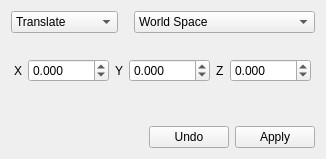
<?xml version="1.0" encoding="UTF-8"?>
<ui version="4.0">
 <class>DeltaTransformDlg</class>
 <widget class="QDialog" name="DeltaTransformDlg">
  <property name="geometry">
   <rect>
    <x>0</x>
    <y>0</y>
    <width>326</width>
    <height>159</height>
   </rect>
  </property>
  <property name="minimumSize">
   <size>
    <width>0</width>
    <height>0</height>
   </size>
  </property>
  <property name="maximumSize">
   <size>
    <width>1000</width>
    <height>1000</height>
   </size>
  </property>
  <property name="windowTitle">
   <string>Delta Transform</string>
  </property>
  <property name="windowIcon">
   <iconset resource="../../../../Tools/Libs/GuiFoundation/QtResources/resources.qrc">
    <normaloff>:/GuiFoundation/PL-logo.svg</normaloff>:/GuiFoundation/PL-logo.svg</iconset>
  </property>
  <layout class="QVBoxLayout" name="verticalLayout">
   <item>
    <layout class="QHBoxLayout" name="horizontalLayout_3">
     <item>
      <widget class="QComboBox" name="ComboMode">
       <item>
        <property name="text">
         <string>Translate</string>
        </property>
       </item>
       <item>
        <property name="text">
         <string>Rotate X</string>
        </property>
       </item>
       <item>
        <property name="text">
         <string>Rotate Y</string>
        </property>
       </item>
       <item>
        <property name="text">
         <string>Rotate Z</string>
        </property>
       </item>
       <item>
        <property name="text">
         <string>Scale</string>
        </property>
       </item>
       <item>
        <property name="text">
         <string>Uniform Scale</string>
        </property>
       </item>
      </widget>
     </item>
     <item>
      <spacer name="horizontalSpacer_2">
       <property name="orientation">
        <enum>Qt::Horizontal</enum>
       </property>
       <property name="sizeType">
        <enum>QSizePolicy::Expanding</enum>
       </property>
       <property name="sizeHint" stdset="0">
        <size>
         <width>40</width>
         <height>20</height>
        </size>
       </property>
      </spacer>
     </item>
     <item>
      <widget class="QComboBox" name="ComboSpace">
       <item>
        <property name="text">
         <string>World Space</string>
        </property>
       </item>
       <item>
        <property name="text">
         <string>Local Space - Last Selected</string>
        </property>
       </item>
       <item>
        <property name="text">
         <string>Local Space - Each Item</string>
        </property>
       </item>
      </widget>
     </item>
    </layout>
   </item>
   <item>
    <spacer name="verticalSpacer_2">
     <property name="orientation">
      <enum>Qt::Vertical</enum>
     </property>
     <property name="sizeType">
      <enum>QSizePolicy::Fixed</enum>
     </property>
     <property name="sizeHint" stdset="0">
      <size>
       <width>20</width>
       <height>20</height>
      </size>
     </property>
    </spacer>
   </item>
   <item>
    <layout class="QHBoxLayout" name="horizontalLayout_2">
     <item>
      <spacer name="horizontalSpacer_4">
       <property name="orientation">
        <enum>Qt::Horizontal</enum>
       </property>
       <property name="sizeHint" stdset="0">
        <size>
         <width>40</width>
         <height>20</height>
        </size>
       </property>
      </spacer>
     </item>
     <item>
      <widget class="QLabel" name="Label1">
       <property name="text">
        <string>X</string>
       </property>
      </widget>
     </item>
     <item>
      <widget class="QDoubleSpinBox" name="Value1">
       <property name="decimals">
        <number>3</number>
       </property>
       <property name="minimum">
        <double>-1000.000000000000000</double>
       </property>
       <property name="maximum">
        <double>1000.000000000000000</double>
       </property>
       <property name="singleStep">
        <double>1.000000000000000</double>
       </property>
      </widget>
     </item>
     <item>
      <widget class="QLabel" name="Label2">
       <property name="text">
        <string>Y</string>
       </property>
      </widget>
     </item>
     <item>
      <widget class="QDoubleSpinBox" name="Value2">
       <property name="decimals">
        <number>3</number>
       </property>
       <property name="minimum">
        <double>-1000.000000000000000</double>
       </property>
       <property name="maximum">
        <double>1000.000000000000000</double>
       </property>
      </widget>
     </item>
     <item>
      <widget class="QLabel" name="Label3">
       <property name="text">
        <string>Z</string>
       </property>
      </widget>
     </item>
     <item>
      <widget class="QDoubleSpinBox" name="Value3">
       <property name="decimals">
        <number>3</number>
       </property>
       <property name="minimum">
        <double>-1000.000000000000000</double>
       </property>
       <property name="maximum">
        <double>1000.000000000000000</double>
       </property>
      </widget>
     </item>
     <item>
      <spacer name="horizontalSpacer_3">
       <property name="orientation">
        <enum>Qt::Horizontal</enum>
       </property>
       <property name="sizeHint" stdset="0">
        <size>
         <width>40</width>
         <height>20</height>
        </size>
       </property>
      </spacer>
     </item>
    </layout>
   </item>
   <item>
    <spacer name="verticalSpacer">
     <property name="orientation">
      <enum>Qt::Vertical</enum>
     </property>
     <property name="sizeHint" stdset="0">
      <size>
       <width>20</width>
       <height>25</height>
      </size>
     </property>
    </spacer>
   </item>
   <item>
    <layout class="QHBoxLayout" name="horizontalLayout">
     <item>
      <spacer name="horizontalSpacer">
       <property name="orientation">
        <enum>Qt::Horizontal</enum>
       </property>
       <property name="sizeHint" stdset="0">
        <size>
         <width>40</width>
         <height>20</height>
        </size>
       </property>
      </spacer>
     </item>
     <item>
      <widget class="QPushButton" name="ButtonUndo">
       <property name="text">
        <string>Undo</string>
       </property>
       <property name="autoDefault">
        <bool>false</bool>
       </property>
      </widget>
     </item>
     <item>
      <widget class="QPushButton" name="ButtonApply">
       <property name="text">
        <string>Apply</string>
       </property>
       <property name="autoDefault">
        <bool>false</bool>
       </property>
      </widget>
     </item>
    </layout>
   </item>
  </layout>
 </widget>
 <tabstops>
  <tabstop>ComboMode</tabstop>
  <tabstop>ComboSpace</tabstop>
  <tabstop>Value1</tabstop>
  <tabstop>Value2</tabstop>
  <tabstop>Value3</tabstop>
  <tabstop>ButtonUndo</tabstop>
  <tabstop>ButtonApply</tabstop>
 </tabstops>
 <resources>
  <include location="../QtResources/resources.qrc"/>
  <include location="../../../../Tools/Libs/GuiFoundation/QtResources/resources.qrc"/>
  <include location="../../../../Editor/EditorFramework/QtResources/resources.qrc"/>
 </resources>
 <connections/>
</ui>
